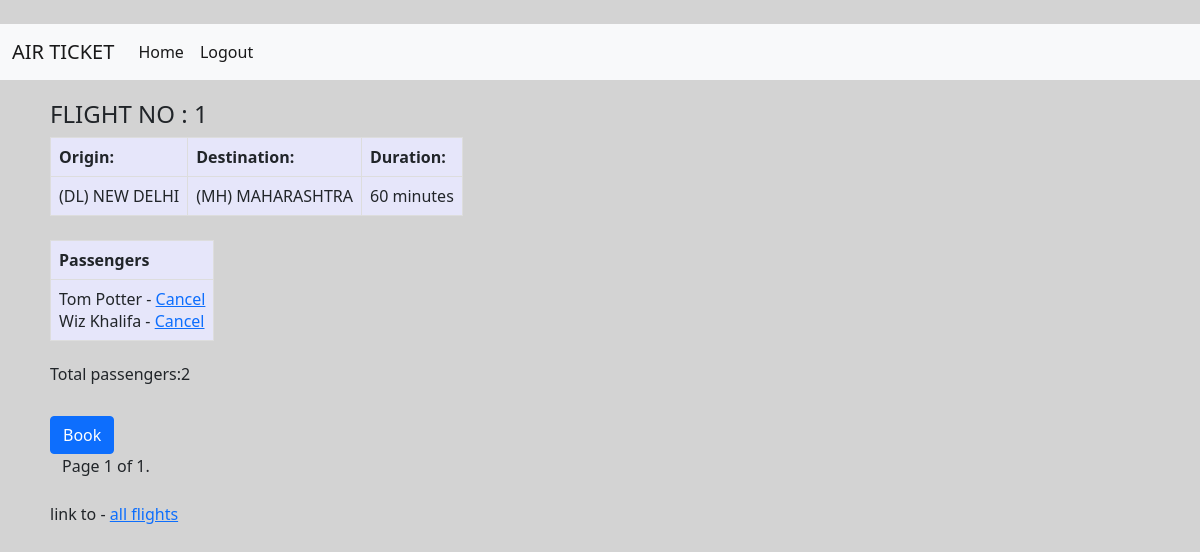
/flight/1/, run on the app's committed database.
### Flights/models.py (models this page shows)
class Flight(models.Model):
    origin=models.ForeignKey(Airport,on_delete=models.CASCADE,related_name="departures")
    destination=models.ForeignKey(Airport,on_delete=models.CASCADE,related_name="arrivals")
    duration=models.IntegerField()
    def __str__(self):
        return f"{self.id}:{self.origin} to {self.destination}"

class Airport(models.Model):
    code=models.CharField(max_length=3)
    city=models.CharField(max_length=120)
    def __str__(self):
        return f"({self.code}) {self.city}"

class Passenger(models.Model):
    first=models.CharField(max_length=64)
    last=models.CharField(max_length=64)
    flights=models.ManyToManyField(Flight,blank=True,related_name="passengers")
    def __str__(self):
        return f"{self.first} {self.last}"

### Flights/views.py (the view)
# urls.py: path("flight/<int:flight_id>/",flight_no,name="flight_no"),
def flight_no(request,flight_id):
    flight=Flight.objects.get(pk=flight_id)
    passengers=flight.passengers.all()
    paginator=Paginator(passengers,12)
    page_number=request.GET.get('page')
    try:
        page_obj=paginator.get_page(page_number)
    except PageNotAnInteger:
        page_obj=paginator.page(1)
    except EmptyPage:
        page_obj=paginator.page(paginator.num_pages)
    context={
        "flight":flight,
        "passengers":flight.passengers.all(),
        "non_passengers":Passenger.objects.exclude(flights=flight).all(),
        "page_number":page_number,
        "page_obj":page_obj,
        }
    return render(request,"Flights/flight_no.html",context)

### Flights/templates/Flights/flight_no.html (shortened to what this page needs)
{% extends 'Flights/base2.html'  %}
{%block body%}
<div style="float:left; width:60%; padding-top:20px; padding-left:50px;">
    <h4>FLIGHT NO : {{flight.id}}</h4>
    <table>
        <tr>
            <th>
                Origin:
            </th>
            <th>
                Destination:
            </th>
            <th>
                Duration:
            </th>
        </tr>
        <tr>
            <td>
                {{ flight.origin }}
            </td>
            <td>
                {{ flight.destination }}
            </td>
            <td>
                {{ flight.duration }} minutes
            </td>
        </tr>
    </table>
    <br />
    <table>
        <tr>
            <th>
                Passengers
            </th>
        </tr>
        <tr>
            <td>
                {% for passengers in page_obj %}
                {{passengers}} - <a href="/{{passengers.id}}/delete">Cancel</a>
                <br />
                {% empty %}
                <h6>No passengers</h6>
                {% endfor %}
            </td>
        </tr>
    </table>
    <br />
    <h6>Total passengers:{{passengers|length}}</h6>
    <br />
    <a href="{% url 'passenger_book'  %}"><button  type="button" class="btn btn-primary">Book</button></a>
    <br />
    {%	include	"Flights/pagination.html"	with	page_number=page_obj	%}
    <br />
    <nav>
        link to -
        <a href="{% url 'flight' %}">all flights</a>
    </nav>
</div>
    {% endblock %}

### Flights/templates/Flights/flight_no.html (style rules this page uses)
td, th { border: 1px solid #dddddd; text-align: left; padding: 8px; background-color:lavender; }

### data on the page
Flight: id "1", origin "(DL) NEW DELHI", destination "(MH) MAHARASHTRA", duration "60"
Passenger: first+last "Tom Potter"
Passenger: first+last "Wiz Khalifa"

### other printed values
{{ passengers|length }} "2"
{{ page_obj.number }} "1"
{{ page_obj.paginator.num_pages }} "1"
